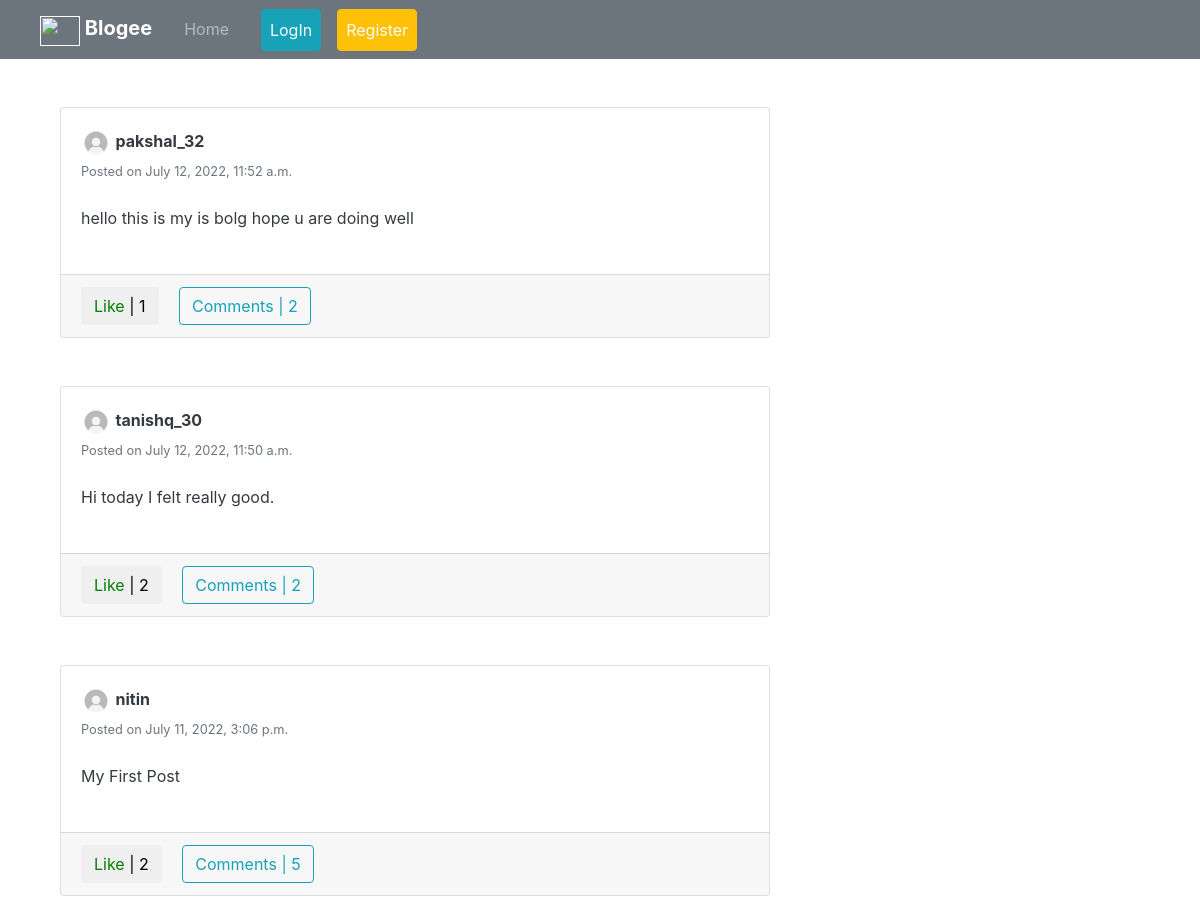
The page / on the database its author committed.
### feed/models.py (models this page shows, shortened)
class Post(models.Model):
	description = models.CharField(max_length=255, blank=True)
	date_posted = models.DateTimeField(default=timezone.now)
	user_name = models.ForeignKey(User, on_delete=models.CASCADE)

### users/models.py (models this page shows, shortened)
class Profile(models.Model):
    user = models.OneToOneField(User, on_delete=models.CASCADE)
    image = models.ImageField(default='default.png')
    slug = AutoSlugField(populate_from='user')
    bio = models.CharField(max_length=255, blank=True)
    friends = models.ManyToManyField("Profile", blank=True)
    def get_absolute_url(self):
        return "/users/{}".format(self.slug)

### feed/views.py (the view)
# urls.py: path('', PostListView.as_view(), name='home'),
class PostListView(ListView):
	model = Post
	template_name = 'feed/home.html'
	context_object_name = 'posts'
	ordering = ['-date_posted']
	paginate_by = 10
	def get_context_data(self, **kwargs):
		context = super(PostListView, self).get_context_data(**kwargs)
		if self.request.user.is_authenticated:
			liked = [i for i in Post.objects.all() if Like.objects.filter(user = self.request.user, post=i)]
			context['liked_post'] = liked
		return context

### feed/templates/feed/home.html (shortened to what this page needs)
{% extends "feed/layout.html" %} {% load static %}  {% block content %}
<div class="container">
  <div class="row">
    <div class="col-md-8">
      {% for post in posts %}
      <div class="card card-signin my-5">
        <div class="card-body">
          <a href="{{ post.user_name.profile.get_absolute_url }}"
            ><img
              src="{{ post.user_name.profile.image.url }}"
              class="rounded-circle"
              width="30"
              height="30"
              alt=""
          /></a>
          <a
            class="text-dark"
            href="{{ post.user_name.profile.get_absolute_url }}"
            ><b>{{ post.user_name }}</b></a
          >
          <br /><small class="text-muted"
            >Posted on {{ post.date_posted }}</small
          >
          <br /><br />
          <p class="card-text text-dark">{{ post.description }}</p>
        </div>
        <a href="{% url 'post-detail' post.id %}"
          ><img class="card-img-top" src="{{ post.pic.url }}" alt=""
        /></a>
        <div class="card-footer">
          <button class="btn btn-white mr-3 like" id="{{ post.id }}">
            {% if post in liked_post %}
            <a
              href="{% url 'post-like' %}"
              style="color: red"
              id="likebtn{{ post.id }}"
            >
              Unlike</a
            >
            | {{post.likes.count}} {% else %}
            <a
              href="{% url 'post-like' %}"
              style="color: green"
              id="likebtn{{ post.id }}"
            >
              Like</a
            >
            | {{post.likes.count}} {% endif %}
          </button>
          <a class="btn btn-outline-info" href="{% url 'post-detail' post.id %}"
            >Comments | {{ post.details.count }}</a
          >
        </div>
      </div>
      {% endfor %}
    </div>
  </div>
</div>
{% endblock content %}

### rows shown on the page
Post: user_name.profile.image (placeholder picture), user_name "pakshal_32", date_posted "July 12, 2022, 11:52 a.m.", description "hello this is my is bolg hope u are doing well", likes.count "1", details.count "2"
Post: user_name.profile.image (placeholder picture), user_name "tanishq_30", date_posted "July 12, 2022, 11:50 a.m.", description "Hi today I felt really good.", likes.count "2", details.count "2"
Post: user_name.profile.image (placeholder picture), user_name "nitin", date_posted "July 11, 2022, 3:06 p.m.", description "My First Post", likes.count "2", details.count "5"
